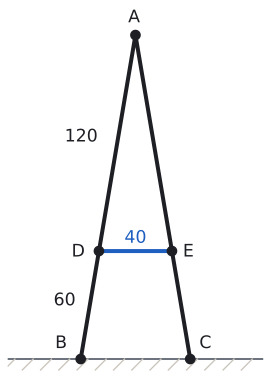

Write the Python code that produced this figure.
import sys; sys.path.insert(0, "tools")
from cizim import *

def uz(P, Q): return round(float(np.linalg.norm(np.asarray(P) - np.asarray(Q))), 3)
def yon(d): return np.array([np.cos(np.radians(d)), np.sin(np.radians(d))])
def kenar(ax, P, Q, metin, G, d=0.45, renk=YAZI, fs=13):
    """[PQ] kenarının ortasına, G noktasından uzak tarafa etiket."""
    P, Q = np.asarray(P, float), np.asarray(Q, float); M = (P + Q) / 2
    u = (Q - P) / np.linalg.norm(Q - P); v = np.array([-u[1], u[0]])
    if np.dot(v, M - np.asarray(G)) < 0: v = -v
    ax.text(*(M + d * v), metin, ha="center", va="center", color=renk, fontsize=fs)
def centik(ax, P, Q, n=1, renk=SOLUK, L=0.18, ara=0.12):
    P, Q = np.asarray(P, float), np.asarray(Q, float)
    u = (Q - P) / np.linalg.norm(Q - P); v = np.array([-u[1], u[0]]); M = (P + Q) / 2
    for k in range(n):
        c = M + (k - (n - 1) / 2) * ara * u
        ax.plot(*zip(c - L * v, c + L * v), color=renk, lw=1.6)
# Soru 8: A biçimli merdiven. |AB|=|AC|=180 cm, |AD|=|AE|=120 cm, |DE|=40 cm, [DE] ∥ zemin -> |BC|=60 cm.
B = np.array([0.0, 0.0]); C = np.array([60.0, 0.0]); A = np.array([30.0, np.sqrt(180**2 - 30**2)])
D = A + (120 / 180) * (B - A); E = A + (120 / 180) * (C - A)
print("AB", uz(A, B), "AC", uz(A, C), "AD", uz(A, D), "DE", uz(D, E), "BC", uz(B, C), "egim", D[1] - E[1])
G = (A + B + C) / 3
fig, ax = sekil(3.6, 5.0)
ax.set_aspect("equal"); ax.axis("off")
ax.plot([-40, 100], [0, 0], color=SOLUK, lw=1.4)
for k in range(-36, 100, 10): ax.plot([k, k - 6], [0, -6], color=CIZGI, lw=1)
ax.plot(*zip(B, A, C), color=YAZI, lw=3)
ax.plot(*zip(D, E), color=MAVI, lw=3)
nokta(ax, *A, "A", dx=-4, dy=7); nokta(ax, *B, "B", dx=-14, dy=6); nokta(ax, *C, "C", dx=5, dy=6)
nokta(ax, *D, "D", dx=-15, dy=-3); nokta(ax, *E, "E", dx=6, dy=-3)
kenar(ax, A, D, "120", G, d=20); kenar(ax, D, B, "60", G, d=14)
ax.text(*(D + E) / 2 + np.array([0, 7]), "40", ha="center", va="center", color=MAVI, fontsize=13)
ax.set_xlim(-40, 100); ax.set_ylim(-10, A[1] + 15)
kaydet(fig, __file__)
